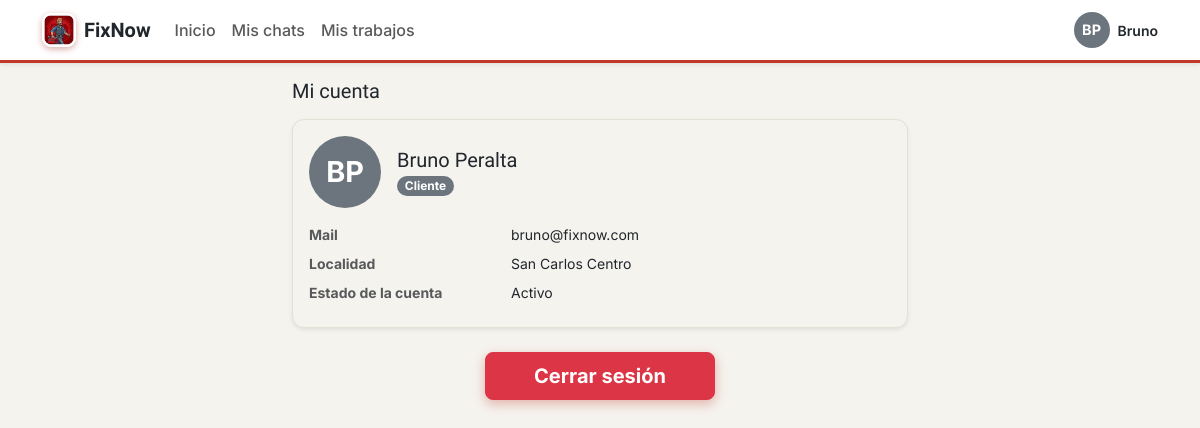
Screenshot of /mi_cuenta.php (signed in) with the database file from the repository.
### tables this page shows
CREATE TABLE USUARIO (
    id_usuario     INT AUTO_INCREMENT PRIMARY KEY,
    nombre         VARCHAR(60) NOT NULL,
    apellido       VARCHAR(60) NOT NULL,
    mail           VARCHAR(120) NOT NULL UNIQUE,    
    contrasena     VARCHAR(255) NOT NULL,           
    rol            ENUM('cliente','trabajador','admin') NOT NULL,
    id_localidad   INT,
    fecha_registro DATETIME DEFAULT CURRENT_TIMESTAMP,
    estado         ENUM('activo','pendiente','bloqueado') NOT NULL DEFAULT 'activo',
     
     
    intentos_fallidos TINYINT UNSIGNED NOT NULL DEFAULT 0,
    bloqueado_hasta   DATETIME NULL,
     
    ultimo_acceso     DATETIME NULL,
     
     
     
    latitud           DECIMAL(9,6) NULL,
    longitud          DECIMAL(9,6) NULL,
    FOREIGN KEY (id_localidad) REFERENCES LOCALIDAD(id_localidad)
);

CREATE TABLE LOCALIDAD (
    id_localidad INT AUTO_INCREMENT PRIMARY KEY,
    nombre       VARCHAR(80) NOT NULL,
    provincia    VARCHAR(60) NOT NULL,
    latitud      DECIMAL(9,6) NOT NULL,    
    longitud     DECIMAL(9,6) NOT NULL
);

### src/helpers/Sesion.php (called while the page is built, shortened)
<?php
class Sesion
{
    public static function rolActual(): ?string
    {
        return $_SESSION['rol'] ?? null;
    }
    public static function idUsuarioActual(): ?int
    {
        return $_SESSION['id_usuario'] ?? null;
    }
}

### src/models/Usuario.php (called while the page is built, shortened)
<?php
class Usuario
{
    private PDO $pdo;
    public function __construct(PDO $pdo)
    {
        $this->pdo = $pdo;
    }
    public function buscarPorId(int $idUsuario): ?array
    {
        $consulta = $this->pdo->prepare(
            'SELECT id_usuario, nombre, apellido, mail, rol, estado FROM USUARIO WHERE id_usuario = ?'
        );
        $consulta->execute([$idUsuario]);
        $fila = $consulta->fetch();
        return $fila ?: null;
    }
}

### src/models/Localidad.php (called while the page is built, shortened)
<?php
class Localidad
{
    private PDO $pdo;
    public function __construct(PDO $pdo)
    {
        $this->pdo = $pdo;
    }
    public function obtenerDeUsuario(int $idUsuario): ?array
    {
        $sql = 'SELECT l.id_localidad, l.nombre, l.provincia, l.latitud, l.longitud
                FROM USUARIO u
                JOIN LOCALIDAD l ON l.id_localidad = u.id_localidad
                WHERE u.id_usuario = ?
                LIMIT 1';
        $consulta = $this->pdo->prepare($sql);
        $consulta->execute([$idUsuario]);
        $fila = $consulta->fetch();
        return $fila ?: null;
    }
}

### public/mi_cuenta.php (the view, shortened to what this page needs)
<?php
$pdo = Database::getConexion();
$idUsuario = Sesion::idUsuarioActual();
$usuario = (new Usuario($pdo))->buscarPorId($idUsuario);
$localidad = (new Localidad($pdo))->obtenerDeUsuario($idUsuario);
$rol = Sesion::rolActual();
?>
<!DOCTYPE html>
<html lang="es">
<head>
    <link href="https://cdn.jsdelivr.net/npm/bootstrap@5.3.3/dist/css/bootstrap.min.css" rel="stylesheet">
    <link rel="stylesheet" href="assets/css/estilos.css">
</head>
<body class="bg-light">
<?php require __DIR__ . '/../src/views/navbar.php'; ?>
<div class="container pb-5" style="max-width: 640px;">
    <h1 class="h5 mb-3">Mi cuenta</h1>
    <?php if ($usuario === null): ?>
        <div class="alert alert-warning">No encontramos los datos de tu cuenta.</div>
    <?php else: ?>
        <div class="card shadow-sm">
            <div class="card-body">
                <div class="d-flex align-items-center gap-3 mb-3">
                    <?= Vista::avatar(null, $usuario['nombre'], $usuario['apellido'], 72) ?>
                    <div>
                        <div class="h5 mb-0"><?= Vista::e($usuario['nombre'] . ' ' . $usuario['apellido']) ?></div>
                        <span class="badge text-bg-secondary"><?= $rol === 'admin' ? 'Administrador' : 'Cliente' ?></span>
                    </div>
                </div>
                <dl class="row mb-0 small">
                    <dt class="col-sm-4 text-muted">Mail</dt>
                    <dd class="col-sm-8"><?= Vista::e($usuario['mail']) ?></dd>
                    <?php if ($localidad !== null): ?>
                        <dt class="col-sm-4 text-muted">Localidad</dt>
                        <dd class="col-sm-8"><?= Vista::e($localidad['nombre']) ?></dd>
                    <?php endif; ?>
                    <dt class="col-sm-4 text-muted">Estado de la cuenta</dt>
                    <dd class="col-sm-8"><?= Vista::e(ucfirst((string) $usuario['estado'])) ?></dd>
                </dl>
            </div>
        </div>
    <?php endif; ?>
    <?php require __DIR__ . '/../src/views/boton_logout.php'; ?>
</div>
</body>
</html>

### src/views/navbar.php (shortened to what this page needs)
<?php
$rolNav = Sesion::rolActual();
$idUsuarioNav = Sesion::idUsuarioActual();
$pdoNav = Database::getConexion();
$usuarioNav = (new Usuario($pdoNav))->buscarPorId($idUsuarioNav) ?? ['nombre' => '', 'apellido' => ''];
$fotoNav = ($rolNav === 'trabajador') ? (new Trabajador($pdoNav))->fotoDeUsuario($idUsuarioNav) : null;
$perfilNav = ($rolNav === 'trabajador') ? 'mi_perfil.php' : 'mi_cuenta.php';
?>
<nav class="navbar navbar-expand bg-white border-bottom shadow-sm mb-3">
    <div class="container">
        <a class="navbar-brand fw-bold d-flex align-items-center gap-2" href="panel_<?= Vista::e($rolNav) ?>.php">
            <img src="assets/img/logo.png" alt="" class="logo-marca"> FixNow
        </a>
        <ul class="navbar-nav me-auto">
            <?php if ($rolNav === 'cliente'): ?>
                <li class="nav-item"><a class="nav-link" href="panel_cliente.php">Inicio</a></li>
                <li class="nav-item"><a class="nav-link" href="chats.php">Mis chats</a></li>
                <li class="nav-item"><a class="nav-link" href="mis_trabajos.php">Mis trabajos</a></li>
            <?php endif; ?>
        </ul>
        <a href="<?= Vista::e($perfilNav) ?>" class="perfil-nav d-flex align-items-center gap-2 text-decoration-none"
           title="Ir a mi perfil">
            <?= Vista::avatar($fotoNav, (string) $usuarioNav['nombre'], (string) $usuarioNav['apellido'], 36) ?>
            <span class="perfil-nav-nombre small fw-semibold d-none d-sm-inline"><?= Vista::e($usuarioNav['nombre']) ?></span>
        </a>
    </div>
</nav>

### src/helpers/Vista.php (shortened to what this page needs)
<?php
class Vista
{
    public static function e(?string $texto): string
    {
        return htmlspecialchars($texto ?? '', ENT_QUOTES, 'UTF-8');
    }
    public static function avatar(?string $foto, string $nombre, string $apellido, int $tamano = 64): string
    {
        $estilo = "width:{$tamano}px;height:{$tamano}px;";
        $iniciales = mb_strtoupper(mb_substr($nombre, 0, 1) . mb_substr($apellido, 0, 1));
        return '<div class="rounded-circle bg-secondary text-white d-flex align-items-center '
             . 'justify-content-center fw-bold" style="' . $estilo . 'font-size:' . ($tamano / 2.5) . 'px;">'
             . self::e($iniciales) . '</div>';
    }
}

### public/assets/css/estilos.css (style rules this page uses)
:root { --fx-primary: #C1392B; --fx-primary-dark: #9A2E22; --fx-primary-soft: #F8E1DE; --fx-accent: #C97A3D; --fx-gold: #D79A2C; --fx-bg: #F5F3EE; --fx-ink: #20262C; --fx-border: #E4E0D6; --bs-primary: #C1392B; --bs-primary-rgb: 193, 57, 43; --bs-link-color: #C1392B; --bs-link-color-rgb: 193, 57, 43; --bs-link-hover-color: #9A2E22; --bs-link-hover-color-rgb: 154, 46, 34; --bs-body-color: #20262C; --bs-body-bg: #F5F3EE; --bs-border-color: #E4E0D6; --bs-border-radius: .625rem; }
h1, h2, h3, h4, h5, h6, .navbar-brand, .h1, .h2, .h3, .h4, .h5, .h6 { font-family: 'Sora', 'Inter', 'Segoe UI', sans-serif; color: var(--fx-ink); }
.card { border: 1px solid var(--fx-border); border-radius: .75rem; box-shadow: 0 1px 2px rgba(32, 38, 44, .06), 0 4px 14px rgba(32, 38, 44, .05); }
.navbar { border-bottom: 3px solid var(--fx-primary) !important; }
.navbar .nav-link { font-weight: 500; }
.logo-marca { width: 34px; height: 34px; border-radius: 9px; object-fit: cover; box-shadow: 0 2px 6px rgba(154, 46, 34, .4); }
body { font-family: 'Inter', 'Segoe UI', Roboto, Arial, sans-serif; -webkit-font-smoothing: antialiased; }
body.bg-light { background-color: var(--fx-bg) !important; }
.perfil-nav { color: var(--fx-ink); }

### rows the page displays
usuario: self::e($iniciales) "BP BP", nombre "Bruno", nombre+apellido "Bruno Peralta", mail "bruno@fixnow.com", estado "Activo"
localidad: nombre "San Carlos Centro"
